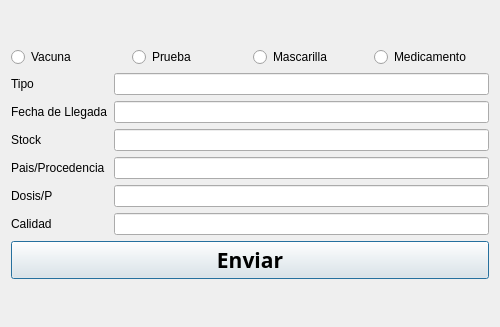
<?xml version="1.0" encoding="UTF-8"?>
<ui version="4.0">
 <class>AddSumi</class>
 <widget class="QDialog" name="AddSumi">
  <property name="geometry">
   <rect>
    <x>0</x>
    <y>0</y>
    <width>500</width>
    <height>327</height>
   </rect>
  </property>
  <property name="windowTitle">
   <string>Añadir Suministro</string>
  </property>
  <layout class="QGridLayout" name="gridLayout_4">
   <item row="0" column="0">
    <layout class="QGridLayout" name="gridLayout_3">
     <item row="0" column="0">
      <layout class="QGridLayout" name="gridLayout_2">
       <item row="0" column="0">
        <layout class="QHBoxLayout" name="horizontalLayout">
         <item>
          <widget class="QRadioButton" name="vacuna">
           <property name="text">
            <string>Vacuna</string>
           </property>
           <attribute name="buttonGroup">
            <string notr="true">buttonGroup</string>
           </attribute>
          </widget>
         </item>
         <item>
          <widget class="QRadioButton" name="prueba">
           <property name="text">
            <string>Prueba</string>
           </property>
           <attribute name="buttonGroup">
            <string notr="true">buttonGroup</string>
           </attribute>
          </widget>
         </item>
         <item>
          <widget class="QRadioButton" name="mascarilla">
           <property name="text">
            <string>Mascarilla</string>
           </property>
           <attribute name="buttonGroup">
            <string notr="true">buttonGroup</string>
           </attribute>
          </widget>
         </item>
         <item>
          <widget class="QRadioButton" name="medicamento">
           <property name="text">
            <string>Medicamento</string>
           </property>
           <attribute name="buttonGroup">
            <string notr="true">buttonGroup</string>
           </attribute>
          </widget>
         </item>
        </layout>
       </item>
       <item row="1" column="0">
        <layout class="QGridLayout" name="gridLayout">
         <item row="0" column="0">
          <layout class="QVBoxLayout" name="verticalLayout">
           <item>
            <widget class="QLabel" name="label_tipo">
             <property name="text">
              <string>Tipo</string>
             </property>
            </widget>
           </item>
           <item>
            <widget class="QLabel" name="label_fecha">
             <property name="text">
              <string>Fecha de Llegada</string>
             </property>
            </widget>
           </item>
           <item>
            <widget class="QLabel" name="label_stock">
             <property name="text">
              <string>Stock</string>
             </property>
            </widget>
           </item>
           <item>
            <widget class="QLabel" name="label_pais">
             <property name="text">
              <string>Pais/Procedencia</string>
             </property>
            </widget>
           </item>
           <item>
            <widget class="QLabel" name="label_dosis">
             <property name="text">
              <string>Dosis/P</string>
             </property>
            </widget>
           </item>
           <item>
            <widget class="QLabel" name="label_calidad">
             <property name="text">
              <string>Calidad</string>
             </property>
            </widget>
           </item>
          </layout>
         </item>
         <item row="0" column="1">
          <layout class="QVBoxLayout" name="verticalLayout_2">
           <item>
            <widget class="QLineEdit" name="tipo"/>
           </item>
           <item>
            <widget class="QLineEdit" name="fecha"/>
           </item>
           <item>
            <widget class="QLineEdit" name="stock"/>
           </item>
           <item>
            <widget class="QLineEdit" name="pais">
             <property name="text">
              <string/>
             </property>
            </widget>
           </item>
           <item>
            <widget class="QLineEdit" name="dosis">
             <property name="text">
              <string/>
             </property>
            </widget>
           </item>
           <item>
            <widget class="QLineEdit" name="calidad">
             <property name="text">
              <string/>
             </property>
            </widget>
           </item>
          </layout>
         </item>
        </layout>
       </item>
      </layout>
     </item>
     <item row="1" column="0">
      <widget class="QPushButton" name="enviarpushbuton">
       <property name="font">
        <font>
         <family>Berlin Sans FB Demi</family>
         <pointsize>16</pointsize>
         <weight>75</weight>
         <bold>true</bold>
        </font>
       </property>
       <property name="cursor">
        <cursorShape>PointingHandCursor</cursorShape>
       </property>
       <property name="text">
        <string>Enviar</string>
       </property>
      </widget>
     </item>
    </layout>
   </item>
  </layout>
 </widget>
 <resources/>
 <connections/>
 <buttongroups>
  <buttongroup name="buttonGroup"/>
 </buttongroups>
</ui>
